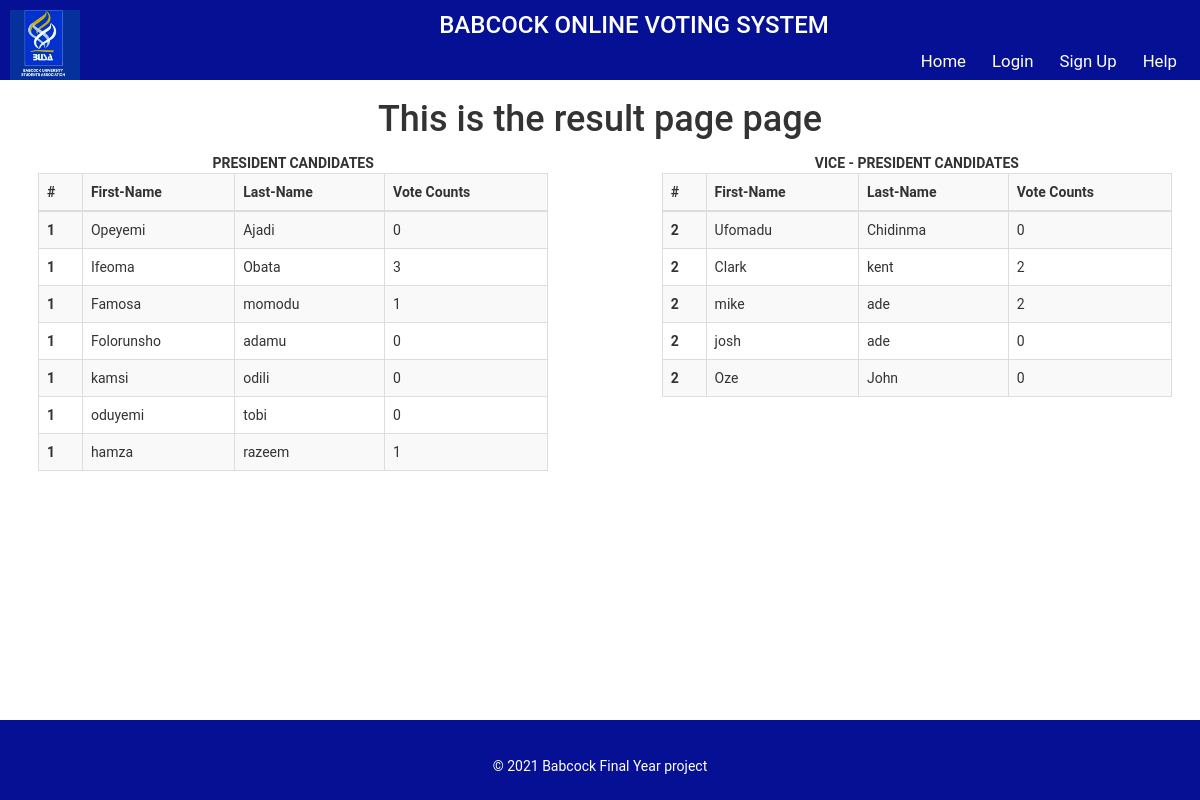
The page /result on the database its author committed.
### website/models.py (models this page shows)
class president (db.Model, UserMixin):
    id = db.Column(db.Integer, primary_key=True)
    email = db.Column(db.String(150), unique=True)
    firstname = db.Column(db.String(150))
    lastname = db.Column(db.String(150))
    manifesto = db.Column(db.String(1000))
    post = db.Column(db.String(150))
    vote_count = db.Column(db.Integer, default=0)

class vice(db.Model, UserMixin):
    id = db.Column(db.Integer, primary_key=True)
    firstname = db.Column(db.String(150))
    lastname = db.Column(db.String(150))
    email = db.Column(db.String(150), unique=True)
    vote_count = db.Column(db.Integer, default=0)
    manifesto = db.Column(db.String(1000))
    post = db.Column(db.String(150))

### website/auth.py (the view)
@auth.route('/result', methods=['POST', 'GET'])
def result():
    data = db.session.query(can.firstname, can.lastname, can.vote_count).all()
    data1 = db.session.query(can2.firstname, can2.lastname, can2.vote_count).all()
    return render_template("result.html", user=current_user, data=data, data1=data1)

### website/templates/result.html (shortened to what this page needs)
{% extends "base.html" %}
{% block  content %}
<form method="POST">
<h1 class="home">
 This is the result page page
 </h1>
     <div class="home-middle">
  <table class="table table-striped table-bordered table-hover" id="pres">
      <thead>
      <caption><b>PRESIDENT CANDIDATES</b></caption>
    <tr>
        <th scope="col">#</th>
        <th scope="col">First-Name</th>
      <th scope="col">Last-Name</th>
      <th scope="col">Vote Counts</th>
    </tr>
  </thead>
  <tbody>
{%for canf, canl, cans_man  in data      %}
    <tr>
      <th scope="row">1</th>
      <td>{{canf}}</td>
      <td>{{canl}}</td>
      <td>{{cans_man}}</td>
    </tr>
  {%endfor%}
    <table class="table table-striped table-bordered table-hover" id="vice">
      <thead>
    <tr>
        <caption><b>VICE - PRESIDENT CANDIDATES</b></caption>
      <th scope="col">#</th>
      <th scope="col">First-Name</th>
      <th scope="col">Last-Name</th>
      <th scope="col">Vote Counts</th>
    </tr>
  </thead>
  <tbody>
{%for canf, canl, cans_man  in data1 %}
    <tr>
      <th scope="row">2</th>
      <td>{{canf}}</td>
      <td>{{canl}}</td>
      <td>{{cans_man}}</td>
    </tr>
  {%endfor%}
  </tbody>
</table>
 </div>
</form>
{% endblock %}

### website/static/style.css (style rules this page uses)
* { font-family: 'segoue UI', 'Roboto'; }
.home { text-align:center; font-family: 'segoue UI', 'Roboto'; }
.home-middle { margin: 5px 5px 5px 5px; width: 100%; height: 100%; padding: 3px; overflow: hidden; }
body { padding: 0px; margin: 0px; font-family: 'segoue UI', 'Roboto'; }
#pres { float:left; width:45%; }
#vice { float:right; width:45%; }

### rows shown on the page
president: firstname "Opeyemi", lastname "Ajadi", vote_count "0"
president: firstname "Ifeoma", lastname "Obata", vote_count "3"
president: firstname "Famosa", lastname "momodu", vote_count "1"
president: firstname "Folorunsho", lastname "adamu", vote_count "0"
president: firstname "kamsi", lastname "odili", vote_count "0"
president: firstname "oduyemi", lastname "tobi", vote_count "0"
president: firstname "hamza", lastname "razeem", vote_count "1"
vice: firstname "Ufomadu", lastname "Chidinma", vote_count "0"
vice: firstname "Clark", lastname "kent", vote_count "2"
vice: firstname "mike", lastname "ade", vote_count "2"
vice: firstname "josh", lastname "ade", vote_count "0"
vice: firstname "Oze", lastname "John", vote_count "0"
